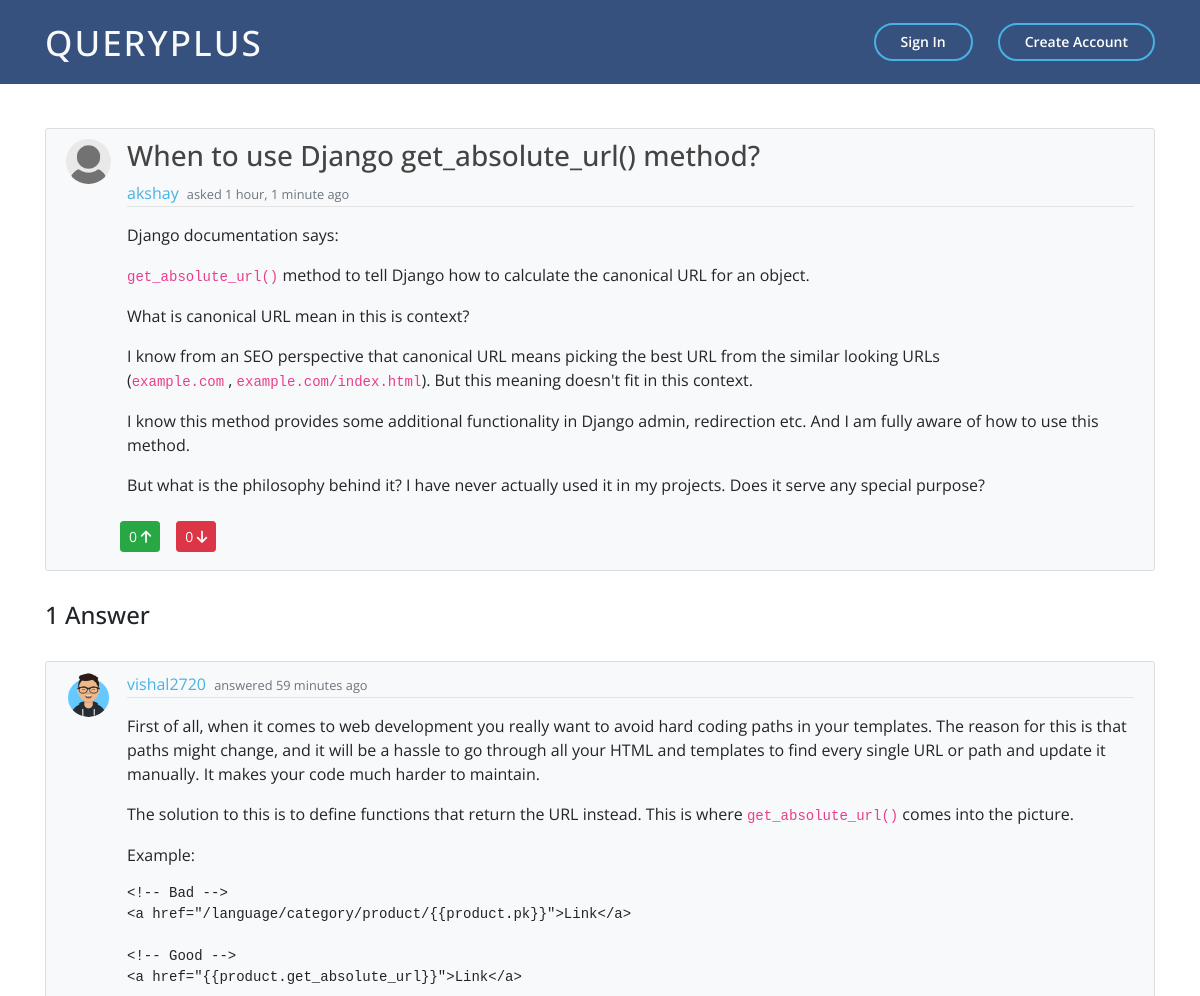
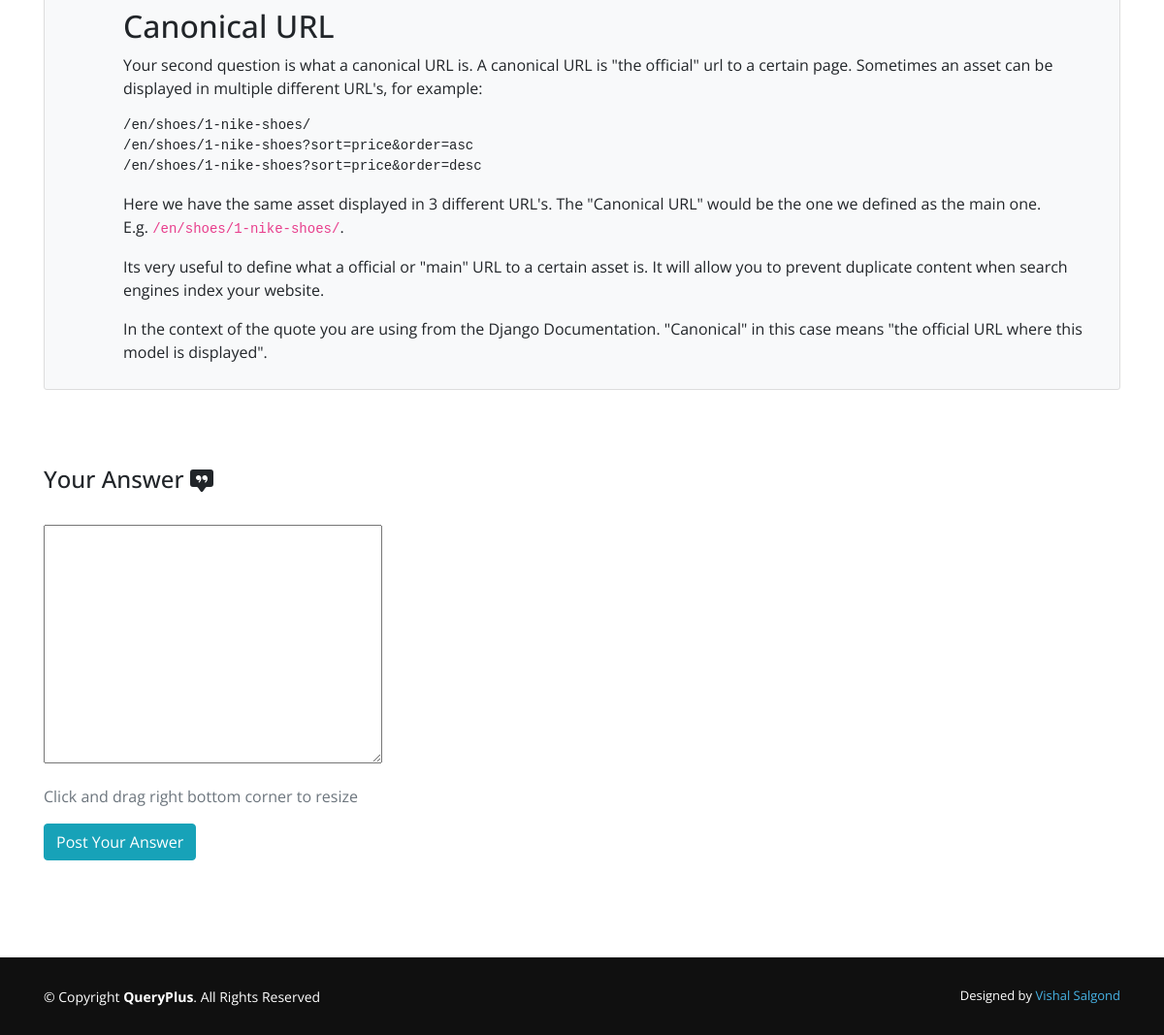
/question/23/, run on the app's committed database (2 pictures, top to bottom).
### main_app/models.py (models this page shows, shortened)
class Question(models.Model):
    title = models.CharField(max_length=100, null=True)
    question = RichTextField()
    date_posted = models.DateTimeField(auto_now_add=True)
    author = models.ForeignKey(User, on_delete=models.CASCADE)
    upvotes = models.ManyToManyField(User, related_name='upvotes', blank=True)
    downvotes = models.ManyToManyField(User, related_name='downvotes', blank=True)

class Profile(models.Model):
    user = models.OneToOneField(User, on_delete=models.CASCADE)
    image = models.ImageField(default='default.jpg',upload_to='profile_pics')

class Answer(models.Model):
    content = RichTextField(blank=True, null=True)
    date_posted = models.DateTimeField(default=timezone.now)
    author = models.ForeignKey(User, on_delete=models.CASCADE)
    answered_to = models.ForeignKey(Question, on_delete=models.CASCADE)

### main_app/views.py (the view, shortened to what this page needs)
# urls.py: path('question/<int:pk>/', QuestionDetailView.as_view(), name='question-detail'),
class QuestionDetailView(DetailView):
    model = Question
    def get_context_data(self, *args, **kwargs):
        context = super(QuestionDetailView,
             self).get_context_data(*args, **kwargs)
        context["form"] = AnswerForm()
        context["answers"] = Answer.objects.filter(answered_to=context["question"])
        context["count"] =  Answer.objects.filter(answered_to=context["question"]).count()
        return context

### main_app/forms.py
class AnswerForm(forms.ModelForm):
    class Meta:
        model = Answer
        fields = ["content"]

### main_app/templates/main_app/question_detail.html (shortened to what this page needs)
{% extends "main_app/base.html" %}
{% load crispy_forms_tags %}
{% load i18n %}
{% block content %}
    <div style="margin-bottom: 100px;" class="container">
    <article class="media content-section mt-5 bg-light">
        <img class="rounded-circle article-img" src="{{ object.author.profile.image.url }}" alt="user_image">
        <div class="media-body">
        <div class="article-metadata">
            <h3 class="article-title">{{ question.title|safe }}</h3>
            <a class="mr-1" href="{% url 'user-profile' question.author.username %}">{{ question.author }}</a>
            <small class="text-muted">asked {{ question.date_posted|timesince }} ago</small>
        </div>
            <p class="article-title">{{ question.question|safe }}</p>
            {% if user != question.author %}
            <form action="{% url 'question-upvote' object.id %}" method="POST">
                <div class="row">
                    <button type="submit" class="btn btn-success btn-sm m-2"> {{ question.upvotes.count }} <i class='fas fa-arrow-up'></i></button>
                    <button type="submit" class="btn btn-danger btn-sm m-2"> {{ question.downvotes.count }} <i class='fas fa-arrow-down'></i></button>
                </div>
            </form>
            {% endif %}
        </div>
    </article>
    <br>
    {% if count  %}
        {% for ans in answers %}
            <article class="media content-section bg-light">
                <img class="rounded-circle article-img" src="{{ ans.author.profile.image.url }}" alt="">
                <div class="media-body">
                <div class="article-metadata">
                    <a class="mr-1" href="{% url 'user-profile' ans.author.username %}">{{ ans.author }}</a>
                    <small class="text-muted">answered {{ ans.date_posted|timesince }} ago</small>
                </div>
                <p>{{ ans.content|safe }}</p>
                </div>
            </article>
        {% endfor %}
    {% endif %}
    <form method="POST">
        <fieldset class="form-group">
            {% if count  %}
                <h4 class="mt-5">Your Answer
                </h4>
                <br>
            {% else %}
                <h4 class="mt-5">Be the first one to Answer</h4>
                <br>
            {% endif %}
            <div>
                {{ form.content|safe }} {{ form.media }}
            </div>
        </fieldset>
        <div class="mb-3 text-muted">
            <span>Click and drag right bottom corner to resize</span>
        </div>
        <div class="form-group">
            <button class="btn btn-info" type="submit">Post Your Answer</button>
        </div>
    </form>
</div>
{% endblock content %}

### main_app/static/main_app/main.css (style rules this page uses)
html { min-height: 100%; position: relative; }
body { background: white; margin-top: 5rem; font-family: 'Open Sans', sans-serif; padding-bottom: 80px; }
a { color: #47b2e4; }
.content-section { background: #ffffff; padding: 10px 20px; border: 1px solid #dddddd; border-radius: 3px; margin-bottom: 30px; }
.article-title { color: #444444; }
.article-img { height: 45px; width: 45px; margin-right: 16px; }
.article-metadata { padding-bottom: 1px; margin-bottom: 4px; border-bottom: 1px solid #e3e3e3 }

### data on the page
Question: author.profile.image (placeholder picture), title "When to use Django get_absolute_url() method?", author "akshay", date_posted "1 hour, 1 minute", question "Django documentation says: get_absolute_url() method to tell Django how to calculate the canonical URL for an object. What is canonical URL mean in this is context? I know from an SEO perspective that canonical URL means picking the best URL from the similar looking URLs ( example.com , example.com/index.html ). But this meaning doesn't fit in this context. I know this method provides some additional functionality in Django admin, redirection etc. And I am fully aware of how to use this method. But what is the philosophy behind it? I have never actually used it in my projects. Does it serve any special purpose?", upvotes.count "0", downvotes.count "0"
Answer: author.profile.image (picture), author "vishal2720", date_posted "59 minutes", content "First of all, when it comes to web development you really want to avoid hard coding paths in your templates. The reason for this is that paths might change, and it will be a hassle to go through all your HTML and templates to find every single URL or path and update it manually. It makes your code much harder to maintain. The solution to this is to define functions that return the URL instead. This is where get_absolute_url() comes into the picture. Example: <!-- Bad --> <a href=\"/language/category/product/{{product.pk}}\">Link</a> <!-- Good --> <a href=\"{{product.get_absolute_url}}\">Link</a> Canonical URL Your second question is what a canonical URL is. A canonical URL is \"the official\" url…"
